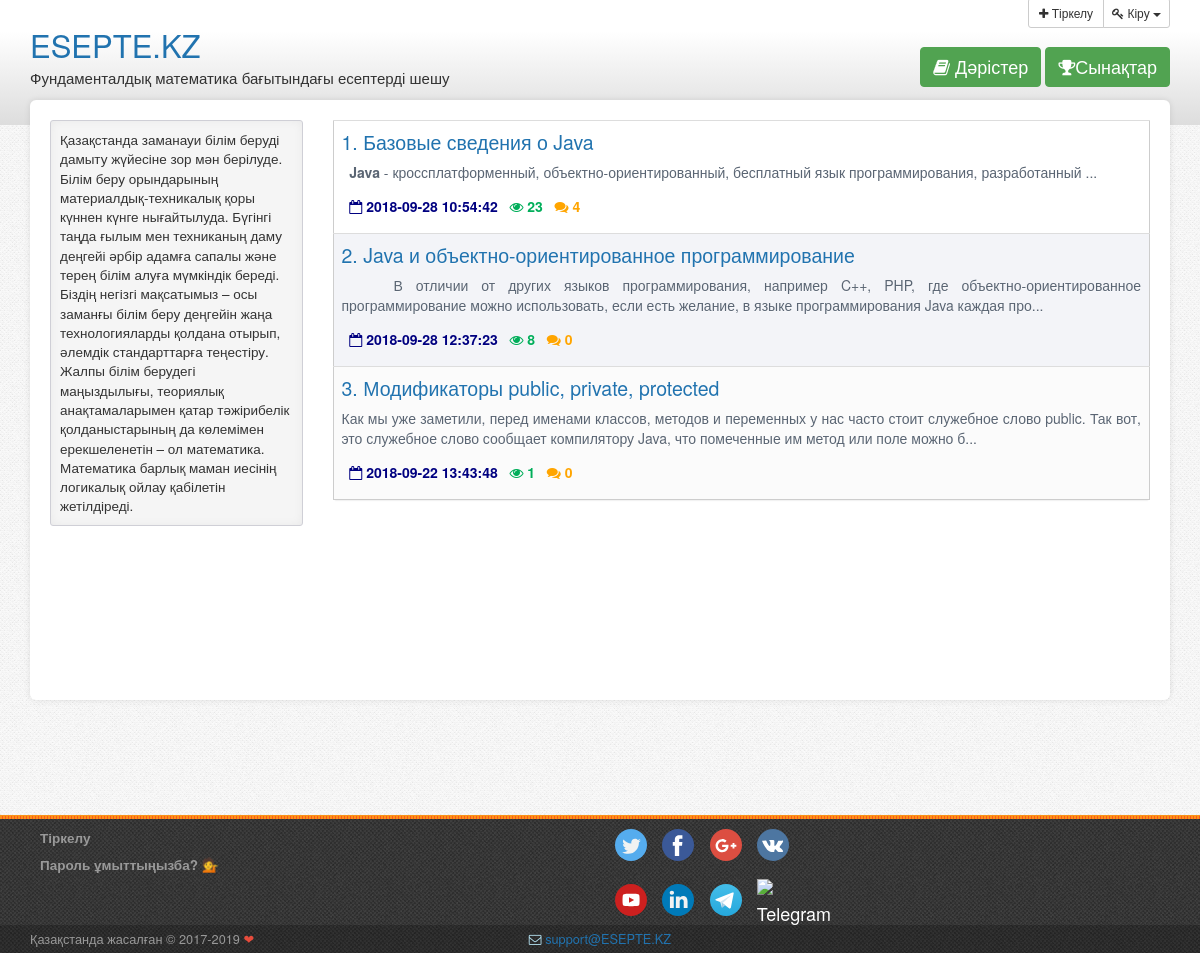
The page / on the database its author committed.
### tables this page shows
CREATE TABLE `lecture` (
  `id` int(11) NOT NULL,
  `id_txt` varchar(255) NOT NULL,
  `name` varchar(255) NOT NULL,
  `txt` text NOT NULL,
  `cuser` int(11) NOT NULL,
  `dat` timestamp NOT NULL DEFAULT CURRENT_TIMESTAMP ON UPDATE CURRENT_TIMESTAMP,
  `test` varchar(255) NOT NULL
);

### all_lectures.php (the view, shortened to what this page needs)
<table class="table table-normal">
    <tbody>
    <?php
    $idx = 0;
    $result = mysql_query("SELECT l.*, (SELECT COUNT(1) from comments c WHERE c.lection = l.id) comments, (SELECT COUNT(1) from stat c WHERE c.lecture = l.id) stat FROM lecture l", $db);
    $myrow = mysql_fetch_array($result);
    if ($myrow == true) {
        do {
            $idx++;
            ?>
            <tr style="vertical-align: top;" class="featured" bgcolor="<?php
            if (bcmod($idx, 2) == 0) {
                echo "#f3f4f8";
            } else {
                echo "#ffffff";
            } ?>">
                <td class="left" colspan="5">
                    <a href="?lecture=<?php echo $myrow['id_txt']; ?>&id=<?php echo $myrow['id']; ?>"><?php echo $myrow['name']; ?></a>
                    <div class="lectures-p">
                        <p style="word-break: break-all">
                            <?php echo mb_substr($myrow['txt'], 0, 235); ?>...
                        </p>
                    </div>
                    <div style="line-height: 38px;">
                        <div style="font-size: 14px; font-weight: bold">
                            <span>&nbsp;
                                <i class="fa fa-calendar-o" style="color: navy"></i>
                                <span style="color: navy;"><?php echo $myrow['dat']; ?></span>
                            </span>
                            &nbsp;&nbsp;<i class="fa fa-eye" style="color: #00ae5a"></i>
                            <span style="color: #00ae5a"><?php echo $myrow['stat'] ; ?></span>
                            &nbsp;&nbsp;<i class="fa fa-comments" style="color: orange"></i>
                            <span style="color: orange"><?php echo $myrow['comments'] ?></span>
                        </div>
                    </div>
                </td>
            </tr>
            <?php
        } while ($myrow = mysql_fetch_array($result));
    }
    ?>
    </tbody>
</table>

### all_lectures.php (style rules this page uses)
tr.featured td .lectures-p * { font-size: 14px !important; }

### rows shown on the page
lecture: name "1. Базовые сведения о Java", txt "Java - кроссплатформенный, объектно-ориентированный, бесплатный язык программирования, разработанный", dat "2018-09-28 10:54:42", stat "23", comments "4"
lecture: name "2. Java и объектно-ориентированное программирование", txt "В отличии от других языков программирования, например C++, PHP, где объектно-ориентированное программирование можно использовать, если есть желание, в языке программирования Java каждая про", dat "2018-09-28 12:37:23", stat "8", comments "0"
lecture: name "3. Модификаторы public, private, protected", txt "Как мы уже заметили, перед именами классов, методов и переменных у нас часто стоит служебное слово public. Так вот, это служебное слово сообщает компилятору Java, что помеченные им метод или поле можно б", dat "2018-09-22 13:43:48", stat "1", comments "0"
